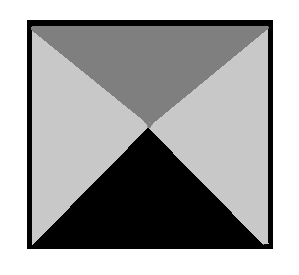
#> input picture symbol.png, 299 x 275 px, given in place of the camera
$ python py_detect.py   (older library calls are emulated)
#> lines starting #> are read from the running program, lines starting #| are printed output that depends on the picture; after the words box and inside, x2 and y2 are one past the last pixel; in counts of white or black regions, pixels touching at a corner belong together
import argparse
import cv2

# load the video
camera = cv2.VideoCapture(0)

camera.set(cv2.CAP_PROP_FRAME_WIDTH, 320.0)
camera.set(cv2.CAP_PROP_FRAME_HEIGHT, 240.0)

# end if

# keep looping
while cv2.waitKey(1) != 27 and camera.isOpened():
    # grab the current frame and initialize the status text
#> (key q is pressed here)
    grabbed, frame = camera.read()
#> frame is the input picture: shape (275, 299, 3); min 0, max 255, mean 162.2
    status = "No Targets"

    # check to see if we have reached the end of the
    # video
    if not grabbed:
    	break

    # convert the frame to grayscale, blur it, and detect edges
    gray = cv2.cvtColor(frame, cv2.COLOR_BGR2GRAY)
    blurred = cv2.GaussianBlur(gray, (7, 7), 0)
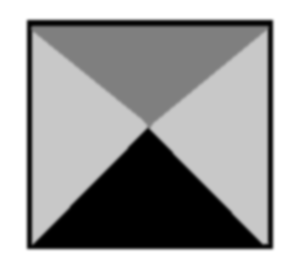
#> blurred: shape (275, 299); min 0, max 255, mean 162.2
    edged = cv2.Canny(blurred, 50, 150)
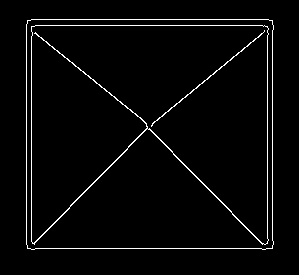
#> edged: shape (275, 299); 3% white in thin lines or dots, all inside (x1, y1, x2, y2) = (26, 19, 274, 250)

    # find contours in the edge map
    img, cnts, _ = cv2.findContours(edged.copy(), cv2.RETR_EXTERNAL, cv2.CHAIN_APPROX_SIMPLE)
#> cnts = 1 contour; box (x1, y1, x2, y2) and area: (26, 19, 274, 250) 56336

    # loop over the contours
    for c in cnts:
	# approximate the contour
        peri = cv2.arcLength(c, True)
        approx = cv2.approxPolyDP(c, 0.01 * peri, True)

	# ensure that the approximated contour is "roughly" rectangular
        if len(approx) >= 4 and len(approx) <= 6:
            # compute the bounding box of the approximated contour and
	    # use the bounding box to compute the aspect ratio
            (x, y, w, h) = cv2.boundingRect(approx)
            aspectRatio = w / float(h)

	    # compute the solidity of the original contour
            area = cv2.contourArea(c)
            hullArea = cv2.contourArea(cv2.convexHull(c))
            solidity = area / float(hullArea)

            # compute whether or not the width and height, solidity, and
            # aspect ratio of the contour falls within appropriate bounds
            keepDims = w > 25 and h > 25
            keepSolidity = solidity > 0.9
            keepAspectRatio = aspectRatio >= 0.8 and aspectRatio <= 1.2

            # ensure that the contour passes all our tests
            if keepDims and keepSolidity and keepAspectRatio:
        	# draw an outline around the target and update the status
        	# text
                cv2.drawContours(frame, [approx], -1, (0, 0, 255), 4)
                status = "Target(s) Acquired"

		# compute the center of the contour region and draw the
		# crosshairs
                M = cv2.moments(approx)
                (cX, cY) = (int(M["m10"] / M["m00"]), int(M["m01"] / M["m00"]))
                (startX, endX) = (int(cX - (w * 0.15)), int(cX + (w * 0.15)))
                (startY, endY) = (int(cY - (h * 0.15)), int(cY + (h * 0.15)))
                cv2.line(frame, (startX, cY), (endX, cY), (0, 0, 255), 3)
                cv2.line(frame, (cX, startY), (cX, endY), (0, 0, 255), 3)
#> this loop made 1 pass
#> (peri, approx, x, y, w, h, aspectRatio, area) on pass 1: (951, [[27, 20], [27, 248], [272, 248], [272, 20]], 27, 20, 246, 229, 1.07, 56336)
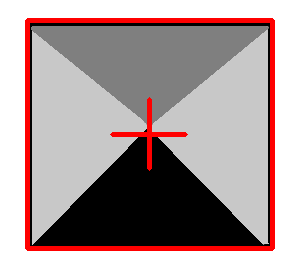
#> frame: shape (275, 299, 3); 6.6% of pixels changed, all inside (x1, y1, x2, y2) = (25, 18, 275, 251)
    # draw the status text on the frame
    cv2.putText(frame, status, (20, 30), cv2.FONT_HERSHEY_SIMPLEX, 0.5,
		(0, 0, 255), 2)
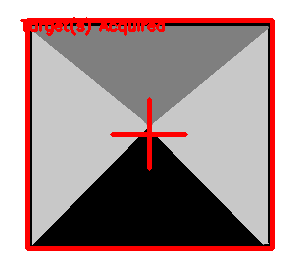
#> frame: shape (275, 299, 3); 1.07% of pixels changed, all inside (x1, y1, x2, y2) = (20, 17, 165, 36)

    # show the frame and record if a key is pressed
    cv2.imshow("Frame", frame)
    key = cv2.waitKey(1) & 0xFF
#> (key q is pressed here)

    # if the 'q' key is pressed, stop the loop
    if key == ord("q"):
    	break

# cleanup the camera and close any open windows
camera.release()
cv2.destroyAllWindows()
